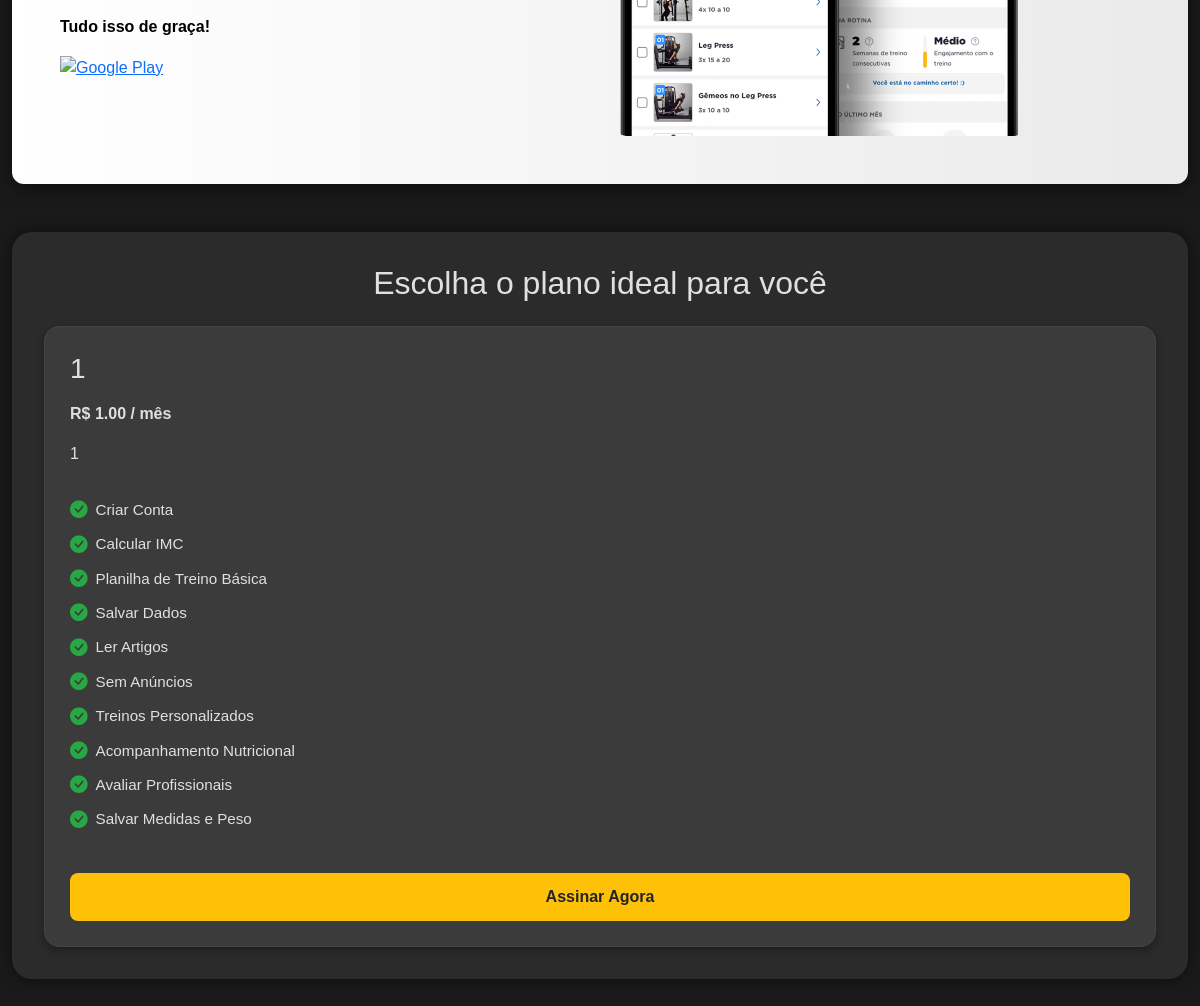
Before: / (lower part) with the older database file.
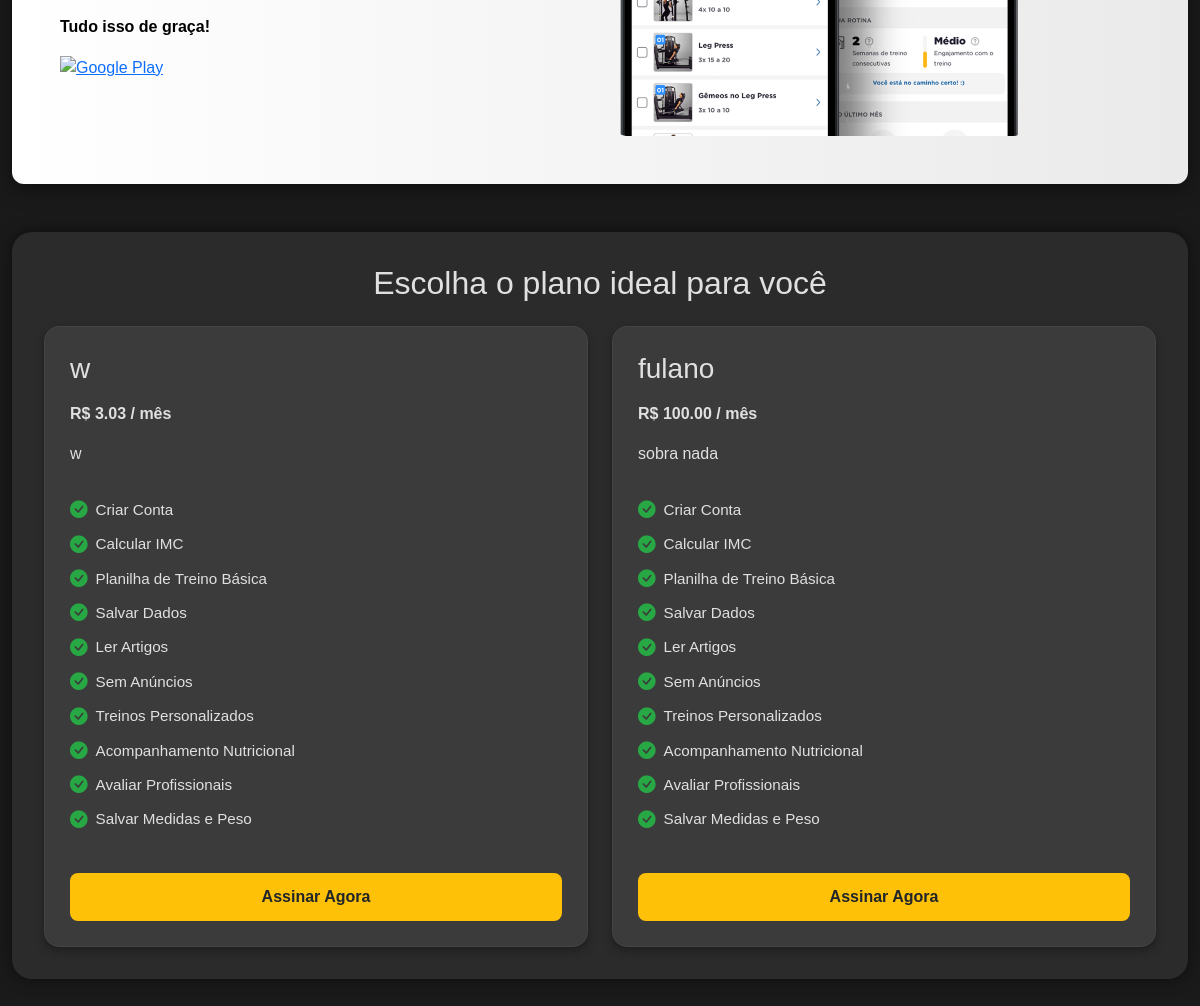
After: the same page with the newer database file.
### tables this page shows
CREATE TABLE plano (
    id INTEGER PRIMARY KEY AUTOINCREMENT,
    nome TEXT NOT NULL,
    descricao TEXT,
    preco REAL NOT NULL,
    duracao_dias INTEGER NOT NULL,
    ativo INTEGER DEFAULT 1,
    data_criacao TIMESTAMP DEFAULT CURRENT_TIMESTAMP
);

### main.py (the view)
@app.get("/")
async def index(request: Request):
    planos = plano_repo.obter_todos()
    planos_gratuitos = [p for p in planos if p.preco == 0.0]
    planos_pagos = [p for p in planos if p.preco > 0.0]
    plano_destaque = None
    for plano in planos_pagos:
        if plano.duracao_dias >= 365:  # Plano anual
            plano_destaque = plano
            break
    return templates.TemplateResponse("inicio/index.html", {
        "request": request,
        "planos": planos,
        "planos_gratuitos": planos_gratuitos,
        "planos_pagos": planos_pagos,
        "plano_destaque": plano_destaque
    })

### templates/inicio/index.html (shortened to what this page needs)
{% extends 'layout.html' %}
{% block content %}
    <section class="banner">
        <div class="banner-text">
            <p class="fw-bold mt-3">Tudo isso de graça!</p>
            <a href="#"><img src="https://upload.wikimedia.org/wikipedia/commons/7/78/Google_Play_Store_badge_EN.svg" alt="Google Play" height="40"></a>
            </div>
        <div class="banner-image">
            <img src="/static/img/Capa.png" alt="App Body Health">
        </div>
    </section>
    <div class="plans-section">
        <h2 class="text-center">Escolha o plano ideal para você</h2>
        <div class="d-flex flex-wrap justify-content-center gap-4 mt-4">
            {% for plano in planos %}
            <div class="plan-card {% if plano == plano_destaque %}plan-card-highlight{% endif %}">
                <div>
                    <h3>{{ plano.nome }}</h3>
                    <p class="price-info">
                        {% if plano.preco == 0 %}
                            <strong>Gratuito</strong>
                        {% else %}
                            <strong>R$ {{ "%.2f"|format(plano.preco) }} /
                            {% if plano.duracao_dias >= 365 %}ano{% else %}mês{% endif %}</strong>
                        {% endif %}
                    </p>
                </div>
                <div class="plan-description">
                    <p>{{ plano.descricao }}</p>
                </div>
                <ul>
                    <li><i class="bi bi-check-circle-fill"></i> Criar Conta</li>
                    <li><i class="bi bi-check-circle-fill"></i> Calcular IMC</li>
                    <li><i class="bi bi-check-circle-fill"></i> Planilha de Treino Básica</li>
                    <li><i class="bi bi-check-circle-fill"></i> Salvar Dados</li>
                    <li><i class="bi bi-check-circle-fill"></i> Ler Artigos</li>
                    {% if plano.preco > 0 %}
                    <li><i class="bi bi-check-circle-fill"></i> Sem Anúncios</li>
                    <li><i class="bi bi-check-circle-fill"></i> Treinos Personalizados</li>
                    <li><i class="bi bi-check-circle-fill"></i> Acompanhamento Nutricional</li>
                    <li><i class="bi bi-check-circle-fill"></i> Avaliar Profissionais</li>
                    <li><i class="bi bi-check-circle-fill"></i> Salvar Medidas e Peso</li>
                    {% endif %}
                </ul>
                <a href="{% if plano.preco == 0 %}/login{% else %}/pagamento?plano={{ plano.id }}{% endif %}" class="d-block mt-3 text-center text-decoration-none">
                    <button>
                        {% if plano.preco == 0 %}Começar Grátis{% else %}Assinar Agora{% endif %}
                    </button>
                </a>
            </div>
            {% endfor %}
        </div>
    </div>
{% endblock %}

Changed rows visible on the page:
removed plano: nome "1", preco "1.00", duracao_dias "mês", descricao "1", shows "Sem Anúncios", shows "Assinar Agora"
added plano: nome "w", preco "3.03", duracao_dias "mês", descricao "w", shows "Sem Anúncios", shows "Assinar Agora"
added plano: nome "fulano", preco "100.00", duracao_dias "mês", descricao "sobra nada", shows "Sem Anúncios", shows "Assinar Agora"
